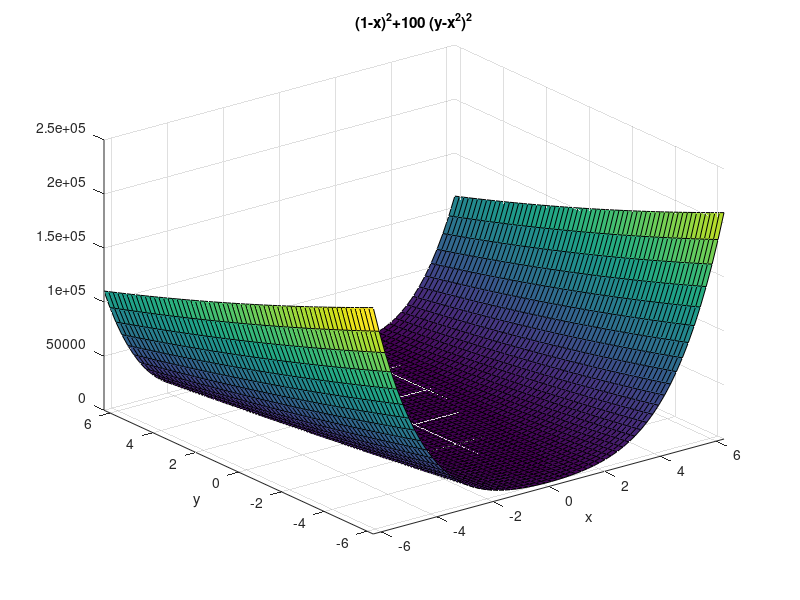

MATLAB code for this plot: (Note: this script raises an error after producing the figure.)
clc;
close all;
clear all;

%3.1 3.2 3.3 3.4

figure('Name','alfa = 1');
ezsurf('(1-x)^2+100*(y-x^2)^2'); %grafica de la funcion
hold on;
syms x y;
f =  (1-x)^2+100*(y-x^2)^2;
g = gradient(f,[x,y]);
h = hessian(f,[x,y]);
x = 0;
y = 0;
epsilon = 0.001;
alfa = 1;
grad = subs(g);
ev = subs(f);
plot3(x,y,ev,'*r');
while norm(grad) > epsilon
    grad = subs(g);
    hess = subs(h);
    a = [x, y] - (alfa*inv(hess)*grad)';
    x = a(1);
    y = a(2);
    ev = subs(f);
    plot3(x,y,ev,'*r');
end
hold off;


%3.5
figure('Name','alfa = 0.9');
ezsurf('(1-x)^2+100*(y-x^2)^2'); %grafica de la funcion
hold on;
syms x y;
f =  (1-x)^2+100*(y-x^2)^2;
g = gradient(f,[x,y]);
h = hessian(f,[x,y]);
x = 0;
y = 0;
epsilon = 0.001;
alfa = 0.9;
grad = subs(g);
ev = subs(f);
plot3(x,y,ev,'*r');
while norm(grad) > epsilon
    grad = subs(g);
    hess = subs(h);
    a = [x, y] - (alfa*inv(hess)*grad)';
    x = a(1);
    y = a(2);
    ev = subs(f);
    plot3(x,y,ev,'*r');
end
hold off;


